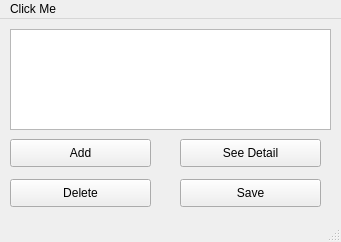
<?xml version="1.0" encoding="UTF-8"?>
<ui version="4.0">
 <class>MainWindow</class>
 <widget class="QMainWindow" name="MainWindow">
  <property name="geometry">
   <rect>
    <x>0</x>
    <y>0</y>
    <width>341</width>
    <height>242</height>
   </rect>
  </property>
  <property name="windowTitle">
   <string>MainWindow</string>
  </property>
  <widget class="QWidget" name="centralwidget">
   <widget class="QTableView" name="tableView">
    <property name="geometry">
     <rect>
      <x>10</x>
      <y>10</y>
      <width>321</width>
      <height>101</height>
     </rect>
    </property>
   </widget>
   <widget class="QPushButton" name="pushButton">
    <property name="geometry">
     <rect>
      <x>180</x>
      <y>120</y>
      <width>141</width>
      <height>28</height>
     </rect>
    </property>
    <property name="text">
     <string>See Detail</string>
    </property>
   </widget>
   <widget class="QPushButton" name="pushButton_2">
    <property name="geometry">
     <rect>
      <x>10</x>
      <y>120</y>
      <width>141</width>
      <height>28</height>
     </rect>
    </property>
    <property name="text">
     <string>Add</string>
    </property>
   </widget>
   <widget class="QPushButton" name="pushButton_3">
    <property name="geometry">
     <rect>
      <x>10</x>
      <y>160</y>
      <width>141</width>
      <height>28</height>
     </rect>
    </property>
    <property name="text">
     <string>Delete</string>
    </property>
   </widget>
   <widget class="QPushButton" name="pushButton_4">
    <property name="geometry">
     <rect>
      <x>180</x>
      <y>160</y>
      <width>141</width>
      <height>28</height>
     </rect>
    </property>
    <property name="text">
     <string>Save</string>
    </property>
   </widget>
  </widget>
  <widget class="QMenuBar" name="menubar">
   <property name="geometry">
    <rect>
     <x>0</x>
     <y>0</y>
     <width>341</width>
     <height>25</height>
    </rect>
   </property>
   <widget class="QMenu" name="menuHello">
    <property name="title">
     <string>Click Me</string>
    </property>
    <addaction name="separator"/>
    <addaction name="actionAbout_2"/>
   </widget>
   <addaction name="menuHello"/>
  </widget>
  <widget class="QStatusBar" name="statusbar"/>
  <action name="actionAbout_2">
   <property name="text">
    <string>About</string>
   </property>
  </action>
 </widget>
 <resources/>
 <connections/>
</ui>
